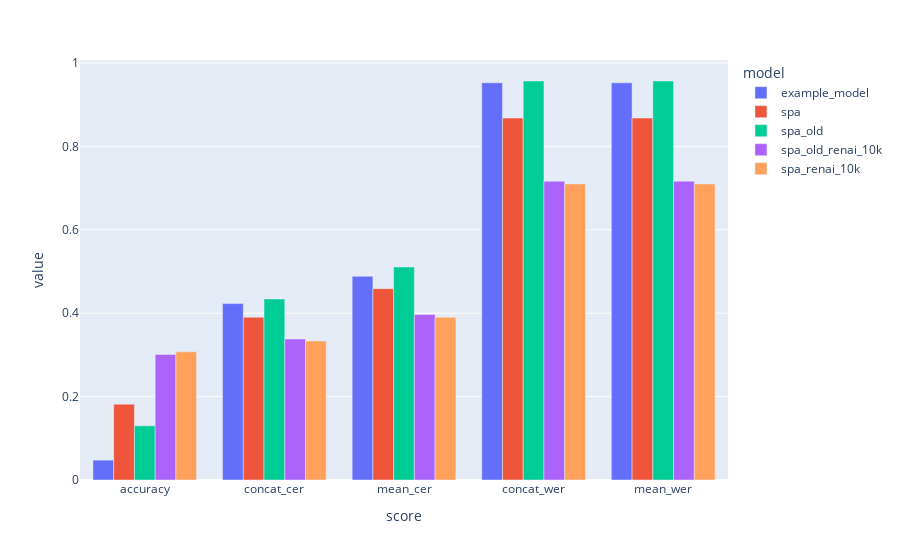

The cell this chart's notebook holds for it:
### Code cell
from collections import defaultdict
import json
from pathlib import Path 
import pandas as pd

pd.options.plotting.backend = "plotly"

p = Path("../data/6_evaluation")

scores = defaultdict(list)

for e in p.iterdir():
    results_file = e / "overall_results.json"
    results = json.loads(results_file.read_text())
    
    for k, v in results.items():
        scores["model"].append(e.name[:-4])
        scores["score"].append(k)
        scores["value"].append(v)

df = pd.DataFrame(scores)
df.sort_values("score").sort_values("model").plot.bar(x='score', y='value', color='model', barmode="group")

### Figure 1 — Plotly figure (JSON) as saved in the notebook; plotly's stock layout.template omitted (floating-point values rounded to 4 significant figures)
{"data": [{"alignmentgroup": "True", "hovertemplate": "model=example_model<br>score=%{x}<br>value=%{y}<extra></extra>", "legendgroup": "example_model", "marker": {"color": "#636efa", "pattern": {"shape": ""}}, "name": "example_model", "offsetgroup": "example_model", "orientation": "v", "showlegend": true, "textposition": "auto", "type": "bar", "x": ["accuracy", "concat_cer", "mean_cer", "concat_wer", "mean_wer"], "xaxis": "x", "y": [0.04762, 0.423, 0.4883, 0.9524, 0.9524], "yaxis": "y"}, {"alignmentgroup": "True", "hovertemplate": "model=spa<br>score=%{x}<br>value=%{y}<extra></extra>", "legendgroup": "spa", "marker": {"color": "#EF553B", "pattern": {"shape": ""}}, "name": "spa", "offsetgroup": "spa", "orientation": "v", "showlegend": true, "textposition": "auto", "type": "bar", "x": ["mean_wer", "accuracy", "concat_cer", "concat_wer", "mean_cer"], "xaxis": "x", "y": [0.868, 0.1818, 0.3902, 0.868, 0.4588], "yaxis": "y"}, {"alignmentgroup": "True", "hovertemplate": "model=spa_old<br>score=%{x}<br>value=%{y}<extra></extra>", "legendgroup": "spa_old", "marker": {"color": "#00cc96", "pattern": {"shape": ""}}, "name": "spa_old", "offsetgroup": "spa_old", "orientation": "v", "showlegend": true, "textposition": "auto", "type": "bar", "x": ["accuracy", "mean_wer", "concat_cer", "concat_wer", "mean_cer"], "xaxis": "x", "y": [0.1299, 0.9567, 0.434, 0.9567, 0.5107], "yaxis": "y"}, {"alignmentgroup": "True", "hovertemplate": "model=spa_old_renai_10k<br>score=%{x}<br>value=%{y}<extra></extra>", "legendgroup": "spa_old_renai_10k", "marker": {"color": "#ab63fa", "pattern": {"shape": ""}}, "name": "spa_old_renai_10k", "offsetgroup": "spa_old_renai_10k", "orientation": "v", "showlegend": true, "textposition": "auto", "type": "bar", "x": ["mean_cer", "mean_wer", "concat_cer", "accuracy", "concat_wer"], "xaxis": "x", "y": [0.3969, 0.7165, 0.338, 0.3009, 0.7165], "yaxis": "y"}, {"alignmentgroup": "True", "hovertemplate": "model=spa_renai_10k<br>score=%{x}<br>value=%{y}<extra></extra>", "legendgroup": "spa_renai_10k", "marker": {"color": "#FFA15A", "pattern": {"shape": ""}}, "name": "spa_renai_10k", "offsetgroup": "spa_renai_10k", "orientation": "v", "showlegend": true, "textposition": "auto", "type": "bar", "x": ["mean_cer", "concat_cer", "accuracy", "mean_wer", "concat_wer"], "xaxis": "x", "y": [0.3905, 0.3333, 0.3074, 0.71, 0.71], "yaxis": "y"}], "layout": {"barmode": "group", "legend": {"title": {"text": "model"}, "tracegroupgap": 0}, "margin": {"t": 60}, "xaxis": {"anchor": "y", "domain": [0, 1], "title": {"text": "score"}}, "yaxis": {"anchor": "x", "domain": [0, 1], "title": {"text": "value"}}}}
